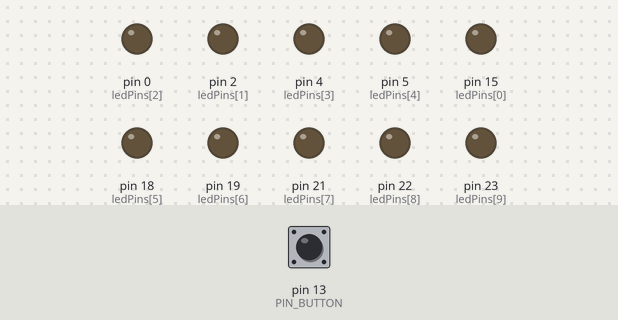
The sketch below on a simulated Arduino Mega 2560, built with avr-gcc and run on an emulated ATmega2560. On the bench: output pins drawn as LEDs (lit = HIGH). Dashed ring = blinking. Inputs (shaded band) come from the test bench; at power-on: pin 13 (PIN_BUTTON) HIGH.

Above: at 1.2 s.
1.3 s: pin 13 (PIN_BUTTON) pulled LOW for 0.15 s
At 3.27 s:
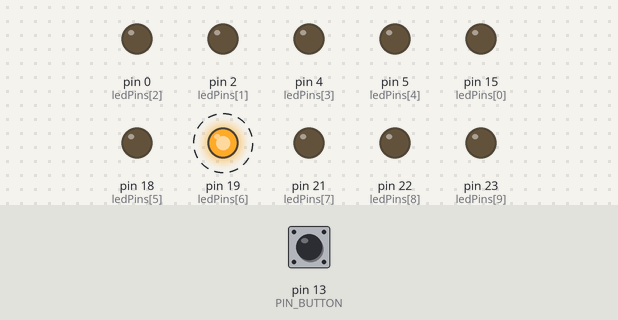
At 3.87 s:
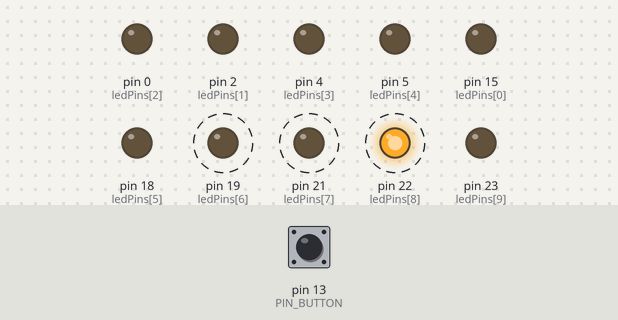
Timing chart, 0 to 8.8 s (numbered marks = the images above; inputs shaded):
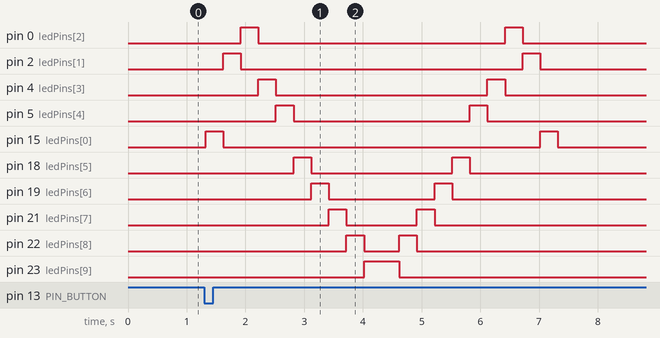

Measured:
- after the input at 1.3 s, pin 0 (ledPins[2]): alternates HIGH for 0.30 s and LOW for 4.2 s, starting after 0.62 s; pin 2 (ledPins[1]): alternates HIGH for 0.30 s and LOW for 4.8 s, starting after 0.32 s

The sketch:

04_1.flowing_light_by_click.ino
```cpp
#define PIN_BUTTON  13

byte ledPins[] = { 15, 2, 0, 4, 5, 18, 19, 21, 22, 23 };
int ledCounts;

void setup() {
  ledCounts = sizeof(ledPins);
  for(int i = 0; i < ledCounts; i++)
    pinMode(ledPins[i], OUTPUT);
  pinMode(PIN_BUTTON, INPUT);
}

void loop() {

  if(digitalRead(PIN_BUTTON) == LOW)
  {
    // Button pressed
    delay(20);
    if(digitalRead(PIN_BUTTON) == LOW)
      flowing_light();

    // Button released
    while(digitalRead(PIN_BUTTON) == LOW);
    delay(20);
  }
}

// @Ledbar: turns led on - 300ms - turns led off (left to right and back)
void flowing_light()
{
  // from left to right
  for(int i = 0; i < ledCounts; i++)
  {
    digitalWrite(ledPins[i], HIGH);
    delay(300);
    digitalWrite(ledPins[i], LOW);
  }

  //from right to left
  for(int i = ledCounts - 1; i >= 0; i--)
  {
    digitalWrite(ledPins[i], HIGH);
    delay(300);
    digitalWrite(ledPins[i], LOW);
  }
}
```
